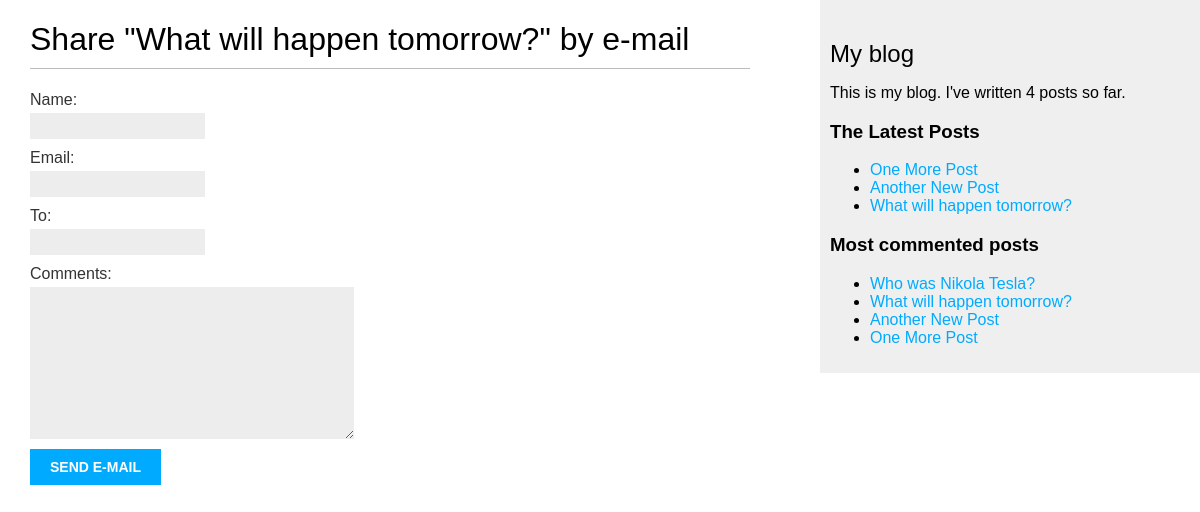
Before: /blog/2/share/ with the older database file.
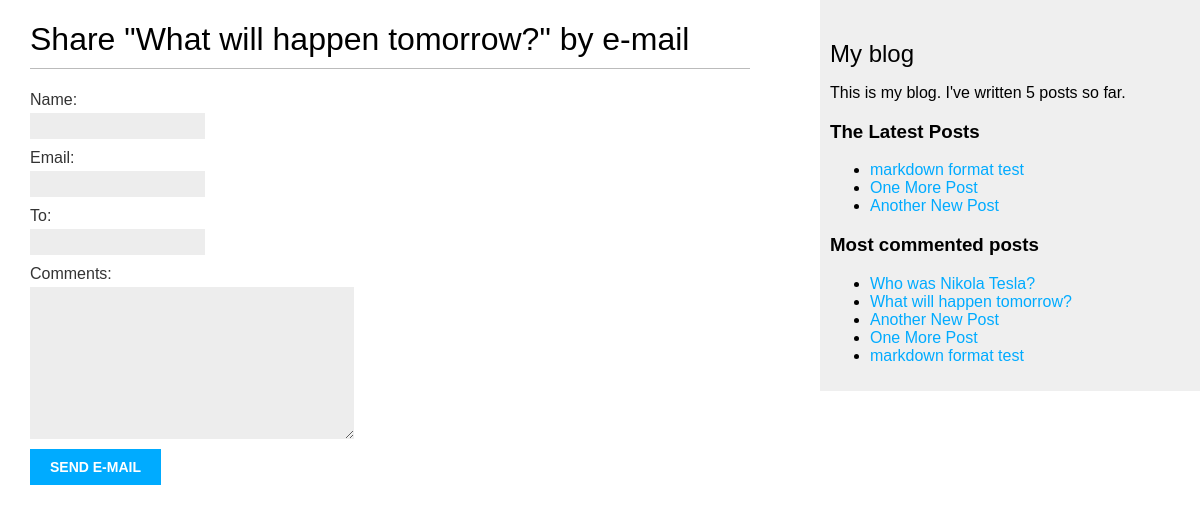
After: the same page with the newer database file.
### blog/models.py (models this page shows, shortened)
class Post(models.Model):
    STATUS_CHOICES = (
        ('draft', 'Draft'),
        ('published', 'Published'),
    )
    title = models.CharField(max_length=250)
    slug = models.SlugField(max_length=250, unique_for_date='publish')
    author = models.ForeignKey(User, on_delete=models.CASCADE, related_name='blog_posts')
    body = models.TextField()
    publish = models.DateTimeField(default=timezone.now)
    created = models.DateTimeField(auto_now_add=True)
    updated = models.DateTimeField(auto_now=True)
    status = models.CharField(max_length=10, choices=STATUS_CHOICES, default='draft')
    objects = models.Manager()
    published = PublishedManager()
    tags = TaggableManager()
    class Meta:
        ordering = ('-publish',)
    def get_absolute_url(self):
        return reverse('blog:post_detail', args=[self.publish.year, self.publish.month, self.publish.day, self.slug])

### blog/views.py (the view)
# urls.py: path('<int:post_id>/share/', views.post_share, name='post_share'),
def post_share(request, post_id):
    post = get_object_or_404(Post, id=post_id, status='published')
    sent = False
    if request.method == 'POST':
        form = EmailPostForm(request.POST)
        if form.is_valid():
            cd = form.cleaned_data
            post_url = request.build_absolute_uri(post.get_absolute_url())
            subject = f"{cd['name']} recommends you read {post.title}"
            message = f"Read {post.title} at {post_url} \n\n {cd['name']}\'s comments: {cd['comments']}"
            send_mail(subject, message, 'stefanandjelic8@gmail.com', {cd['to']})
            sent = True
    else:
        form = EmailPostForm()
    return render(request, 'blog/post/share.html', {'post': post, 'form': form, 'sent': sent})

### blog/forms.py
class EmailPostForm(forms.Form):
    name = forms.CharField(max_length=25)
    email = forms.EmailField()
    to = forms.EmailField()
    comments = forms.CharField(required=False, widget=forms.Textarea)

### blog/models.py (called while the page is built)
    def get_queryset(self):
        return super(PublishedManager, self).get_queryset().filter(status='published')

### blog/templatetags/blog_tags.py (called while the page is built)
@register.simple_tag
def total_posts():
    return Post.published.count()

@register.inclusion_tag('blog/post/latest_posts.html')
def show_latest_posts(count=5):
    latest_posts = Post.published.order_by('-publish')[:count]
    return {'latest_posts': latest_posts}

@register.simple_tag
def get_most_commented_posts(count=5):
    return Post.published.annotate(total_comments=Count('comments')).order_by('-total_comments')[:count]

### blog/templates/blog/post/share.html (shortened to what this page needs)
{% extends "blog/base.html" %}
{% block content %}
  {% if sent %}
    <h1>E-mail successfully sent</h1>
    <p>
      "{{ post.title }}" was successfully sent to {{ form.cleaned_data.to }}.
    </p>
  {% else %}
    <h1>Share "{{ post.title }}" by e-mail</h1>
    <form method="post">
      {{ form.as_p }}
      <input type="submit" value="Send e-mail">
    </form>
  {% endif %}
{% endblock %}

### blog/templates/blog/base.html (shortened to what this page needs)
{% load blog_tags %}
{% load static %}
<!DOCTYPE html>
<html>
<head>
  <link href="{% static "css/blog.css" %}" rel="stylesheet">
</head>
<body>
  <div id="content">
    {% block content %}
    {% endblock %}
  </div>
  <div id="sidebar">
    <h2>My blog</h2>
    <p>This is my blog. I've written {% total_posts %} posts so far.</p>
    <h3>The Latest Posts</h3>
    {% show_latest_posts 3 %}
    <h3>Most commented posts</h3>
    {% get_most_commented_posts as most_commented_posts %}
    <ul>
      {% for post in most_commented_posts %}
        <li>
          <a href="{{ post.get_absolute_url }}">{{ post.title }}</a>
        </li>
      {% endfor %}
    </ul>
  </div>
</body>
</html>

### blog/templates/blog/post/latest_posts.html
<ul>
  {% for post in latest_posts %}
    <li>
      <a href="{{ post.get_absolute_url }}">{{ post.title }}</a>
    </li>
  {% endfor %}
</ul>

### blog/static/css/blog.css (style rules this page uses)
body { margin:0; padding:0; font-family:helvetica, sans-serif; }
a { color:#00abff; text-decoration:none; }
h1 { font-weight:normal; border-bottom:1px solid #bbb; padding:0 0 10px 0; }
h2 { font-weight:normal; margin:30px 0 0; }
#content { float:left; width:60%; padding:0 0 0 30px; }
#sidebar { float:right; width:30%; padding:10px; background:#efefef; height:100%; }
label { float:left; clear:both; color:#333; margin-bottom:4px; }
input, textarea { clear:both; float:left; margin:0 0 10px; background:#ededed; border:0; padding:6px 10px; font-size:12px; }
input[type=submit] { font-weight:bold; background:#00abff; color:#fff; padding:10px 20px; font-size:14px; text-transform:uppercase; }

Changed rows visible on the page:
no longer on one of the page's lists (row edited): Post: title "What will happen tomorrow?"
added Post: title "markdown format test"
Other visible differences:
text no longer shown: "4"
text now shown: "5"
